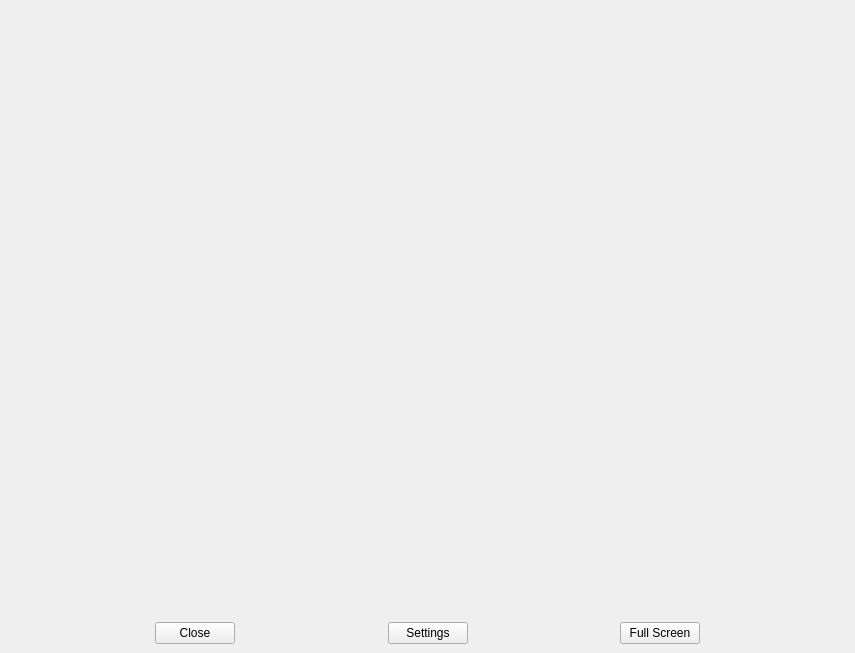
<?xml version="1.0" encoding="UTF-8"?>
<ui version="4.0">
 <class>MainWindow</class>
 <widget class="QMainWindow" name="MainWindow">
  <property name="geometry">
   <rect>
    <x>0</x>
    <y>0</y>
    <width>855</width>
    <height>653</height>
   </rect>
  </property>
  <property name="windowTitle">
   <string>MainWindow</string>
  </property>
  <widget class="QWidget" name="centralwidget">
   <layout class="QGridLayout" name="gridLayout">
    <item row="0" column="0">
     <layout class="QVBoxLayout" name="verticalLayout">
      <item>
       <widget class="QStackedWidget" name="stackedWidget">
        <property name="currentIndex">
         <number>1</number>
        </property>
        <widget class="QWidget" name="queue_page">
         <property name="sizePolicy">
          <sizepolicy hsizetype="Expanding" vsizetype="Expanding">
           <horstretch>0</horstretch>
           <verstretch>0</verstretch>
          </sizepolicy>
         </property>
        </widget>
        <widget class="QWidget" name="promo_page"/>
       </widget>
      </item>
      <item>
       <layout class="QHBoxLayout" name="horizontalLayout">
        <item>
         <spacer name="horizontalSpacer_2">
          <property name="orientation">
           <enum>Qt::Horizontal</enum>
          </property>
          <property name="sizeHint" stdset="0">
           <size>
            <width>40</width>
            <height>20</height>
           </size>
          </property>
         </spacer>
        </item>
        <item>
         <widget class="QPushButton" name="close_btn">
          <property name="text">
           <string>Close</string>
          </property>
         </widget>
        </item>
        <item>
         <spacer name="horizontalSpacer_4">
          <property name="orientation">
           <enum>Qt::Horizontal</enum>
          </property>
          <property name="sizeHint" stdset="0">
           <size>
            <width>40</width>
            <height>20</height>
           </size>
          </property>
         </spacer>
        </item>
        <item>
         <widget class="QPushButton" name="settings_btn">
          <property name="text">
           <string>Settings</string>
          </property>
         </widget>
        </item>
        <item>
         <spacer name="horizontalSpacer">
          <property name="orientation">
           <enum>Qt::Horizontal</enum>
          </property>
          <property name="sizeHint" stdset="0">
           <size>
            <width>40</width>
            <height>20</height>
           </size>
          </property>
         </spacer>
        </item>
        <item>
         <widget class="QPushButton" name="full_screen_btn">
          <property name="text">
           <string>Full Screen</string>
          </property>
         </widget>
        </item>
        <item>
         <spacer name="horizontalSpacer_3">
          <property name="orientation">
           <enum>Qt::Horizontal</enum>
          </property>
          <property name="sizeHint" stdset="0">
           <size>
            <width>40</width>
            <height>20</height>
           </size>
          </property>
         </spacer>
        </item>
       </layout>
      </item>
     </layout>
    </item>
   </layout>
  </widget>
 </widget>
 <resources/>
 <connections/>
</ui>
